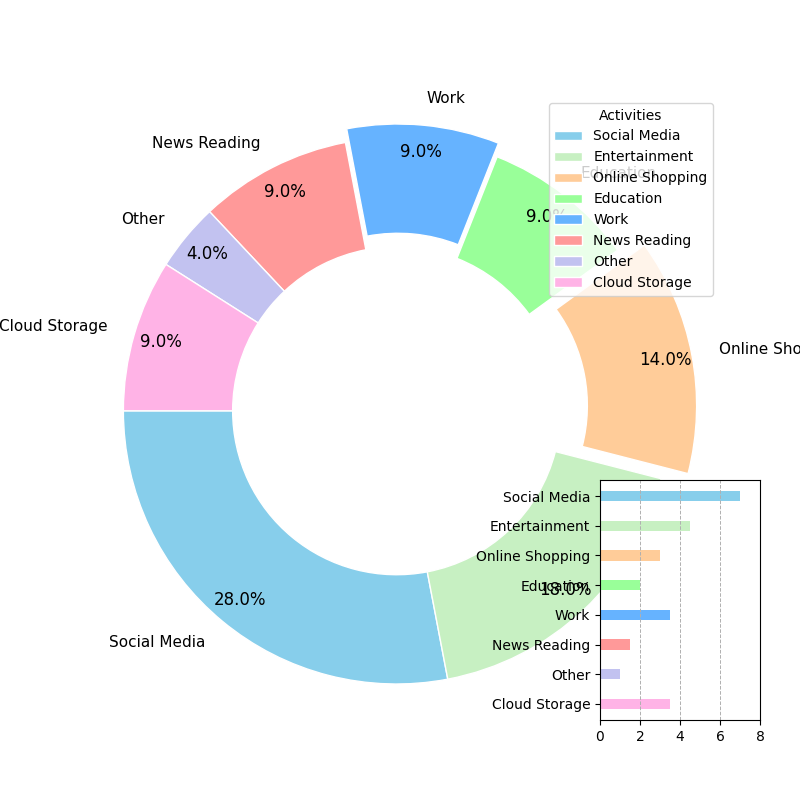

This chart was generated by the following Python code:
import matplotlib.pyplot as plt

activities = ['Social Media', 'Entertainment', 'Online Shopping', 'Education', 'Work', 'News Reading', 'Other', 'Cloud Storage']
percentages = [28, 18, 14, 9, 9, 9, 4, 9]
colors = ['#87ceeb', '#c7f0c2', '#ffcc99', '#99ff99', '#66b3ff', '#ff9999', '#c2c2f0', '#ffb3e6']
explode = (0, 0, 0.1, 0, 0.05, 0, 0, 0)

fig, ax = plt.subplots(figsize=(8, 8))
wedges, texts, autotexts = ax.pie(
    percentages, 
    colors=colors, 
    explode=explode, 
    labels=activities, 
    autopct='%1.1f%%', 
    startangle=180, 
    pctdistance=0.9,
    wedgeprops=dict(width=0.4, edgecolor='white'),
    shadow=False
)

plt.setp(autotexts, size=12, weight="normal", color='black')
plt.setp(texts, size=11, weight='normal')
ax.legend(wedges, activities, title="Activities", loc="upper right")

# Add gridlines to the secondary chart
mean_hours = [7.0, 4.5, 3.0, 2.0, 3.5, 1.5, 1.0, 3.5]
ax2 = fig.add_axes([0.75, 0.1, 0.2, 0.3])
ax2.barh(activities, mean_hours, color=colors, height=0.35, linestyle='dotted')
ax2.set_xlim(0, max(mean_hours) + 1)
ax2.invert_yaxis()
ax2.set_xticks(range(0, 9, 2))
ax2.grid(True, axis='x', linestyle='--', linewidth=0.7)

ax.axis('equal')

plt.show()
